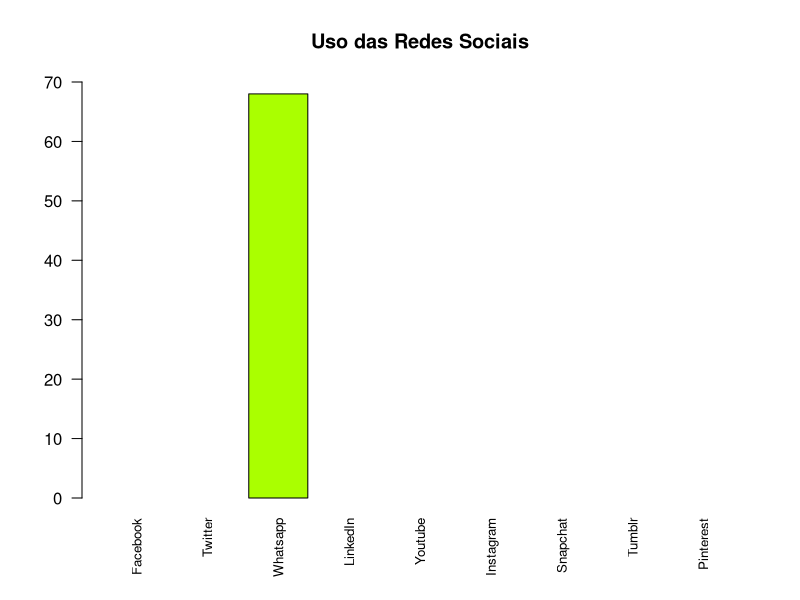

R code for this plot:
library(readxl)

df <- read_xlsx("dados/umses_alunos_2018.xlsx", sheet="dados")

redes = c(sum(df$facebook), sum(df$twitter), sum(df$whatsapp), sum(df$linkedin), sum(df$youtube), sum(df$instagram), sum(df$snapchat), sum(df$tumblr), sum(df$pinterest))

lbls <- c("Facebook", "Twitter", "Whatsapp", "LinkedIn", "Youtube", "Instagram", "Snapchat", "Tumblr", "Pinterest")

png(filename = "gráficos/Secao2_barplot.png", width = 800, height = 600, pointsize = 20)

grafico = barplot(redes, col = rainbow(9), 
                  main = "Uso das Redes Sociais", 
                  las = 2, 
                  names.arg = lbls,
                  cex.names = 0.8,
                  ylim = c(0,70))

dev.off()
